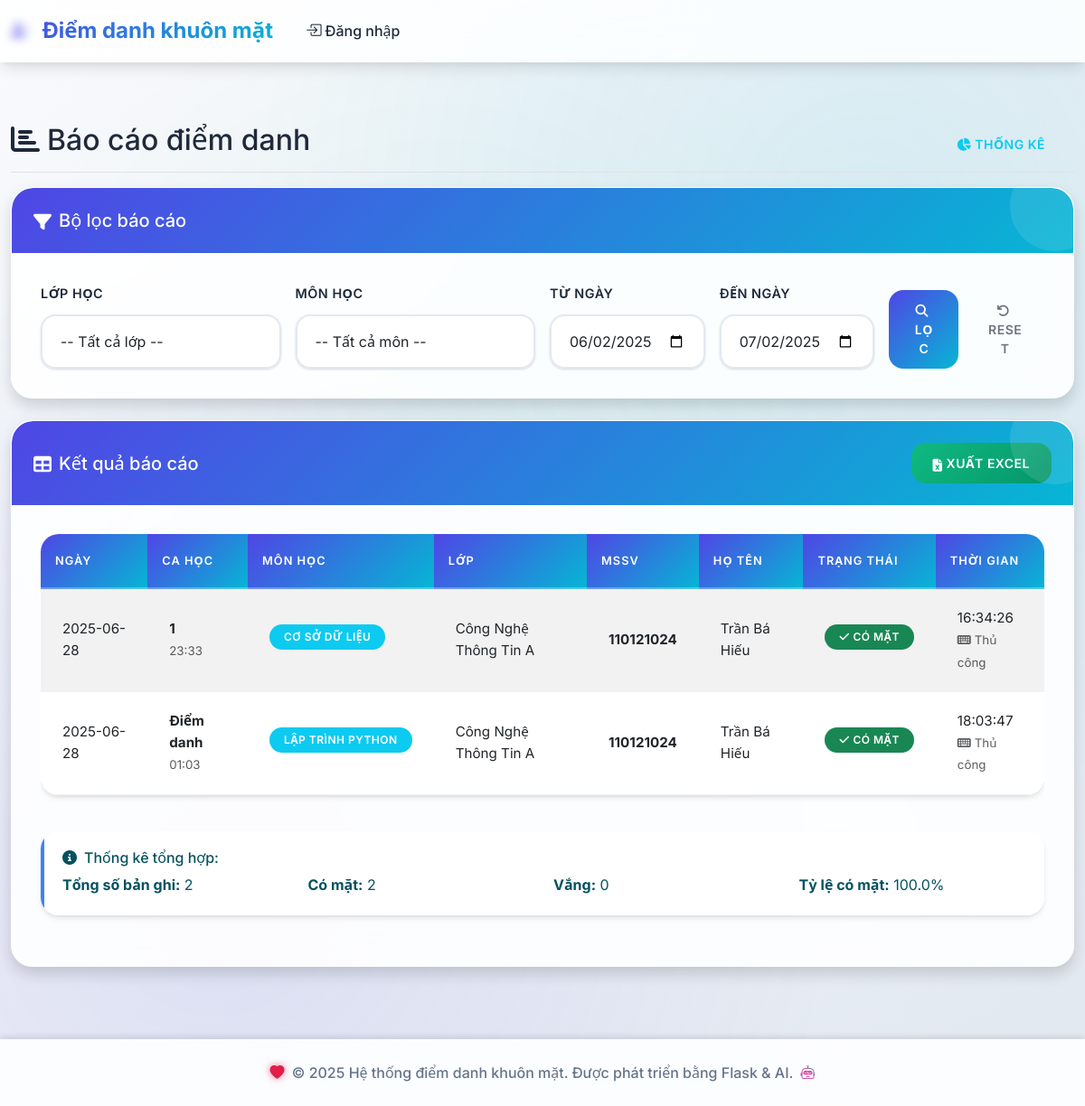
Before: /reports/attendance with the older database file.
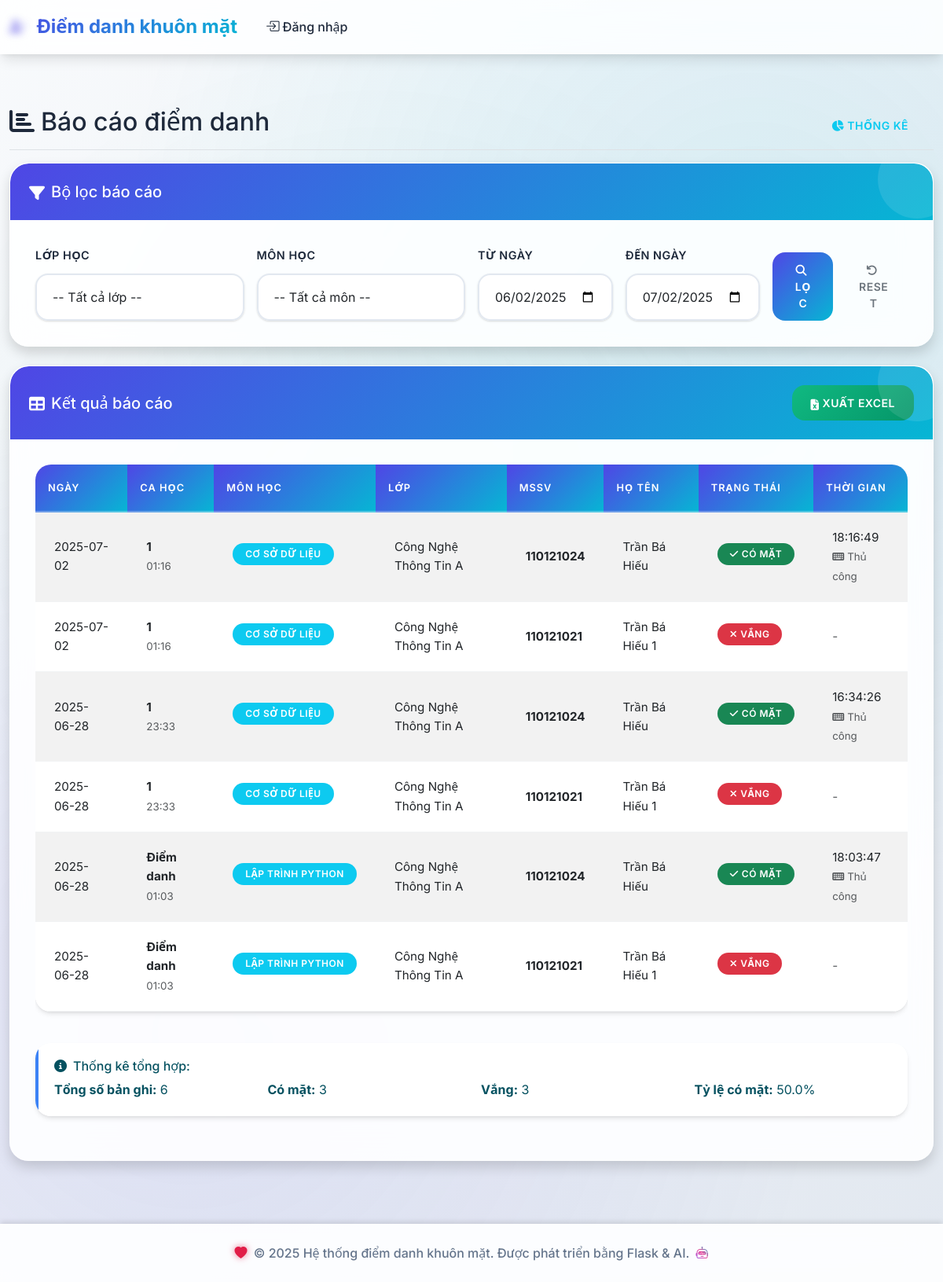
After: the same page with the newer database file.
### tables this page shows
CREATE TABLE attendance_records (
            id INTEGER PRIMARY KEY AUTOINCREMENT,
            session_id INTEGER NOT NULL,
            student_id INTEGER NOT NULL,
            attendance_time TIMESTAMP DEFAULT CURRENT_TIMESTAMP,
            status TEXT DEFAULT 'present',
            method TEXT DEFAULT 'face_recognition',
            confidence REAL,
            FOREIGN KEY (session_id) REFERENCES attendance_sessions (id),
            FOREIGN KEY (student_id) REFERENCES students (id),
            UNIQUE(session_id, student_id)
        );

CREATE TABLE attendance_sessions (
            id INTEGER PRIMARY KEY AUTOINCREMENT,
            session_name TEXT NOT NULL,
            subject_id INTEGER NOT NULL,
            class_id INTEGER NOT NULL,
            session_date DATE NOT NULL,
            start_time TIME NOT NULL,
            end_time TIME,
            status TEXT DEFAULT 'active',
            created_at TIMESTAMP DEFAULT CURRENT_TIMESTAMP, port INTEGER,
            FOREIGN KEY (subject_id) REFERENCES subjects (id),
            FOREIGN KEY (class_id) REFERENCES classes (id)
        );

CREATE TABLE subjects (
            id INTEGER PRIMARY KEY AUTOINCREMENT,
            subject_code TEXT UNIQUE NOT NULL,
            subject_name TEXT NOT NULL,
            description TEXT,
            created_at TIMESTAMP DEFAULT CURRENT_TIMESTAMP
        );

CREATE TABLE classes (
            id INTEGER PRIMARY KEY AUTOINCREMENT,
            class_code TEXT UNIQUE NOT NULL,
            class_name TEXT NOT NULL,
            description TEXT,
            created_at TIMESTAMP DEFAULT CURRENT_TIMESTAMP
        );

CREATE TABLE students (
            id INTEGER PRIMARY KEY AUTOINCREMENT,
            student_id TEXT UNIQUE NOT NULL,
            full_name TEXT NOT NULL,
            class_id INTEGER NOT NULL,
            photo_path TEXT,
            face_encoding TEXT,
            created_at TIMESTAMP DEFAULT CURRENT_TIMESTAMP,
            FOREIGN KEY (class_id) REFERENCES classes (id)
        );

### routes/reports.py (the view)
@reports_bp.route('/attendance')
def attendance_report():
    conn = get_db_connection()
    classes = conn.execute('SELECT id, class_code, class_name FROM classes ORDER BY class_name').fetchall()
    subjects = conn.execute('SELECT id, subject_code, subject_name FROM subjects ORDER BY subject_name').fetchall()
    class_id = request.args.get('class_id', type=int)
    subject_id = request.args.get('subject_id', type=int)
    start_date = request.args.get('start_date')
    end_date = request.args.get('end_date')
    query = '''
        SELECT ast.session_date, ast.session_name, ast.start_time,
               s.subject_name, c.class_name,
               st.student_id, st.full_name,
               ar.attendance_time, ar.status, ar.method,
               CASE WHEN ar.id IS NULL THEN 'absent' ELSE ar.status END as final_status
        FROM attendance_sessions ast
        JOIN subjects s ON ast.subject_id = s.id
        JOIN classes c ON ast.class_id = c.id
        JOIN students st ON st.class_id = c.id
        LEFT JOIN attendance_records ar ON ar.session_id = ast.id AND ar.student_id = st.id
        WHERE 1=1
    '''
    params = []
    if class_id:
        query += ' AND c.id = ?'
        params.append(class_id)
    if subject_id:
        query += ' AND s.id = ?'
        params.append(subject_id)
    if start_date:
        query += ' AND ast.session_date >= ?'
        params.append(start_date)
    if end_date:
        query += ' AND ast.session_date <= ?'
        params.append(end_date)
    query += ' ORDER BY ast.session_date DESC, ast.start_time DESC, st.full_name'
    records = conn.execute(query, params).fetchall()
    conn.close()
    return render_template('reports/attendance.html',
                         records=records,
                         classes=classes,
                         subjects=subjects,
                         filters={
                             'class_id': class_id,
                             'subject_id': subject_id,
                             'start_date': start_date,
                             'end_date': end_date
                         })

### models/database.py (called while the page is built)
def get_db_connection():
    conn = sqlite3.connect(DATABASE_PATH)
    conn.row_factory = sqlite3.Row
    return conn

### templates/reports/attendance.html (shortened to what the changed rows need)
{% extends "base.html" %}
{% block content %}
<div class="d-flex justify-content-between flex-wrap flex-md-nowrap align-items-center pt-3 pb-2 mb-3 border-bottom">
    <h1 class="h2"><i class="fas fa-chart-bar me-2"></i>Báo cáo điểm danh</h1>
</div>
<div class="card shadow">
    <div class="card-body">
        {% if records %}
            <div class="table-responsive">
                <table class="table table-striped table-hover">
                    <thead>
                        <tr>
                            <th>Ngày</th>
                            <th>Ca học</th>
                            <th>Môn học</th>
                            <th>Lớp</th>
                            <th>MSSV</th>
                            <th>Họ tên</th>
                            <th>Trạng thái</th>
                            <th>Thời gian</th>
                        </tr>
                    </thead>
                    <tbody>
                        {% for record in records %}
                        <tr>
                            <td>{{ record.session_date }}</td>
                            <td>
                                <strong>{{ record.session_name }}</strong>
                                <br><small class="text-muted">{{ record.start_time }}</small>
                            </td>
                            <td>
                                <span class="badge bg-info">{{ record.subject_name }}</span>
                            </td>
                            <td>{{ record.class_name }}</td>
                            <td><strong>{{ record.student_id }}</strong></td>
                            <td>{{ record.full_name }}</td>
                            <td>
                                {% if record.final_status == 'present' %}
                                    <span class="badge bg-success">
                                        <i class="fas fa-check me-1"></i>Có mặt
                                    </span>
                                {% else %}
                                    <span class="badge bg-danger">
                                        <i class="fas fa-times me-1"></i>Vắng
                                    </span>
                                {% endif %}
                            </td>
                            <td>
                                {% if record.attendance_time %}
                                    {{ record.attendance_time.split(' ')[1] if ' ' in record.attendance_time else record.attendance_time }}
                                    {% if record.method %}
                                        <br><small class="text-muted">
                                            {% if record.method == 'face_recognition' %}
                                                <i class="fas fa-camera me-1"></i>Nhận diện
                                            {% else %}
                                                <i class="fas fa-keyboard me-1"></i>Thủ công
                                            {% endif %}
                                        </small>
                                    {% endif %}
                                {% else %}
                                    <span class="text-muted">-</span>
                                {% endif %}
                            </td>
                        </tr>
                        {% endfor %}
                    </tbody>
                </table>
            </div>
            <div class="row mt-4">
                <div class="col-md-12">
                    <div class="alert alert-info">
                        <h6><i class="fas fa-info-circle me-2"></i>Thống kê tổng hợp:</h6>
                        <div class="row">
                            <div class="col-md-3">
                                <strong>Tổng số bản ghi:</strong> {{ records|length }}
                            </div>
                            <div class="col-md-3">
                                <strong>Có mặt:</strong> {{ records|selectattr('final_status', 'equalto', 'present')|list|length }}
                            </div>
                            <div class="col-md-3">
                                <strong>Vắng:</strong> {{ records|selectattr('final_status', 'equalto', 'absent')|list|length }}
                            </div>
                            <div class="col-md-3">
                                <strong>Tỷ lệ có mặt:</strong>
                                {% set present_count = records|selectattr('final_status', 'equalto', 'present')|list|length %}
                                {% set total_count = records|length %}
                                {% if total_count > 0 %}
                                    {{ "%.1f"|format((present_count / total_count * 100)) }}%
                                {% else %}
                                    0%
                                {% endif %}
                            </div>
                        </div>
                    </div>
                </div>
            </div>
        {% else %}
            <div class="text-center py-5">
                <i class="fas fa-search fa-3x text-muted mb-3"></i>
                <h5 class="text-muted">Không tìm thấy dữ liệu</h5>
                <p class="text-muted">Hãy thử điều chỉnh bộ lọc để tìm kiếm dữ liệu phù hợp</p>
            </div>
        {% endif %}
    </div>
</div>
{% endblock %}

Changed rows visible on the page:
added attendance_records: session_date "2025-07-02", session_name "1", start_time "01:16", subject_name "CƠ SỞ DỮ LIỆU", class_name "Công Nghệ Thông Tin A", student_id "110121024", full_name "Trần Bá Hiếu", shows "CÓ MẶT", attendance_time "18:16:49", shows "Thủ công"
added attendance_sessions: session_date "2025-07-02", session_name "1", start_time "01:16", subject_name "CƠ SỞ DỮ LIỆU", class_name "Công Nghệ Thông Tin A", student_id "110121021", full_name "Trần Bá Hiếu 1", shows "VẮNG"
now on this page (row unchanged): attendance_sessions: session_date "2025-06-28", session_name "1", start_time "23:33", subject_name "CƠ SỞ DỮ LIỆU", class_name "Công Nghệ Thông Tin A", student_id "110121021", full_name "Trần Bá Hiếu 1", shows "VẮNG"
now on this page (row unchanged): attendance_sessions: session_date "2025-06-28", session_name "Điểm danh", start_time "01:03", subject_name "LẬP TRÌNH PYTHON", class_name "Công Nghệ Thông Tin A", student_id "110121021", full_name "Trần Bá Hiếu 1", shows "VẮNG"
Other visible differences:
{{ records|length }}: "2" → "6"
{{ records|selectattr('final_status', 'equalto', 'present')|list|length }}: "2" → "3"
{{ records|selectattr('final_status', 'equalto', 'absent')|list|length }}: "0" → "3"
{{ "%.1f"|format((present_count / total_count * 100)) }}: "100.0" → "50.0"
